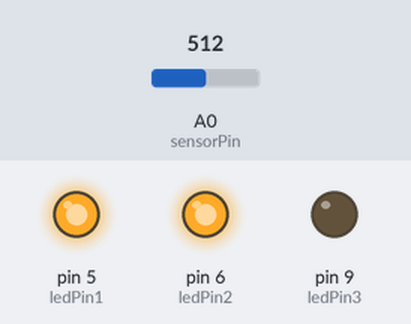
The sketch below on a simulated Arduino Uno, built with avr-gcc and run on an emulated ATmega328P. On the bench: output pins drawn as LEDs (lit = HIGH). The inputs (shaded band) are chosen by the test bench; at power-on: A0 (sensorPin) = 512.

Above: at 1.2 s.
1.3 s: A0 (sensorPin) set to 504
At 1.7 s:
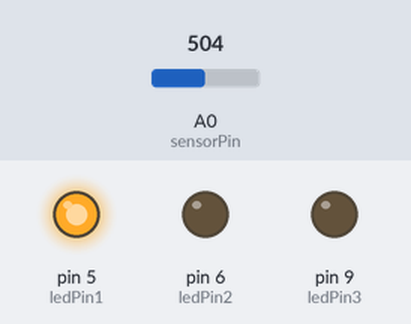
2.8 s: A0 (sensorPin) set to 268
4.3 s: A0 (sensorPin) set to 246
At 5.1 s:
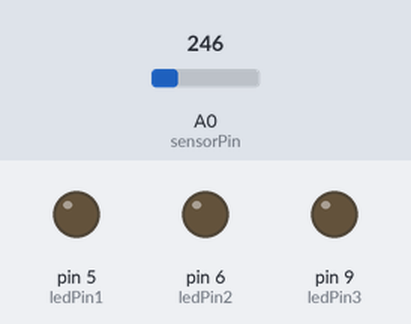
5.8 s: A0 (sensorPin) set to 900
At 6.3 s:
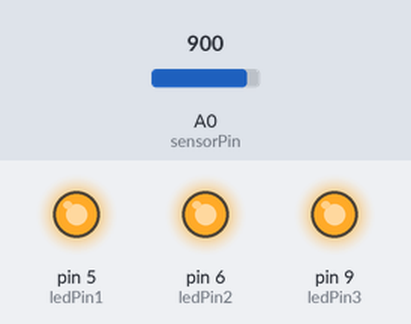
7.3 s: A0 (sensorPin) set to 774
8.8 s: A0 (sensorPin) set to 759
At 9.8 s:
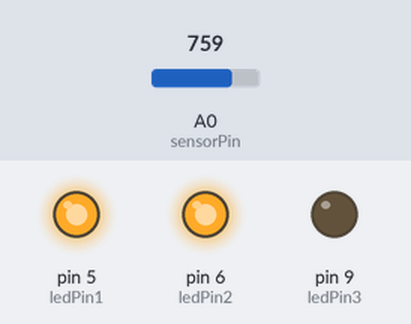
Timing chart, 0 to 11.3 s (numbered marks = the images above; inputs shaded):
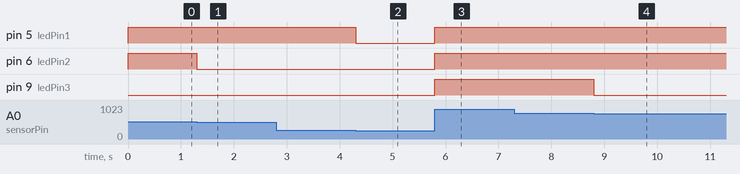

Measured:
- the behaviour switches between 511 and 510 on A0 (sensorPin) (found by bisection; images 0 and 1)
- the behaviour switches between 255 and 254 on A0 (sensorPin) (found by bisection; images 1 and 2)
- the behaviour switches between 767 and 766 on A0 (sensorPin) (found by bisection; images 3 and 4)
- after the input at 1.3 s, pin 6 (ledPin2): HIGH → LOW at once
- after the input at 2.8 s, every drawn part: stays the same
- after the input at 4.3 s, pin 5 (ledPin1): HIGH → LOW at once
- after the input at 5.8 s, pin 5 (ledPin1), pin 6 (ledPin2), pin 9 (ledPin3): LOW → HIGH at once
- after the input at 7.3 s, every drawn part: stays the same
- after the input at 8.8 s, pin 9 (ledPin3): HIGH → LOW at once

The sketch:

level-meter.ino
```cpp
int sensorPin = A0;
int ledPin1 = 5;
int ledPin2 = 6;
int ledPin3 = 9;
int sensorValue = 0;

void setup() {

  pinMode(ledPin1, OUTPUT);
  pinMode(ledPin2, OUTPUT);
pinMode(ledPin3, OUTPUT);
}
void loop() {

  sensorValue = analogRead(sensorPin);

 if (sensorValue < 1023/4) {
    digitalWrite(ledPin1, LOW);
    digitalWrite(ledPin2, LOW);
    digitalWrite(ledPin3, LOW);
}

 if (sensorValue >= 1023/4 && sensorValue < 1023/2) {
    digitalWrite(ledPin1, HIGH);
    digitalWrite(ledPin2, LOW);
    digitalWrite(ledPin3, LOW);
}

if (sensorValue >= 1023/2 && sensorValue < 1023*3/4) {
    digitalWrite(ledPin1, HIGH);
    digitalWrite(ledPin2, HIGH);
    digitalWrite(ledPin3, LOW);
}
  if (sensorValue >= 1023*3/4) {
    digitalWrite(ledPin1, HIGH);
    digitalWrite(ledPin2, HIGH);
    digitalWrite(ledPin3, HIGH);
}
}
```
